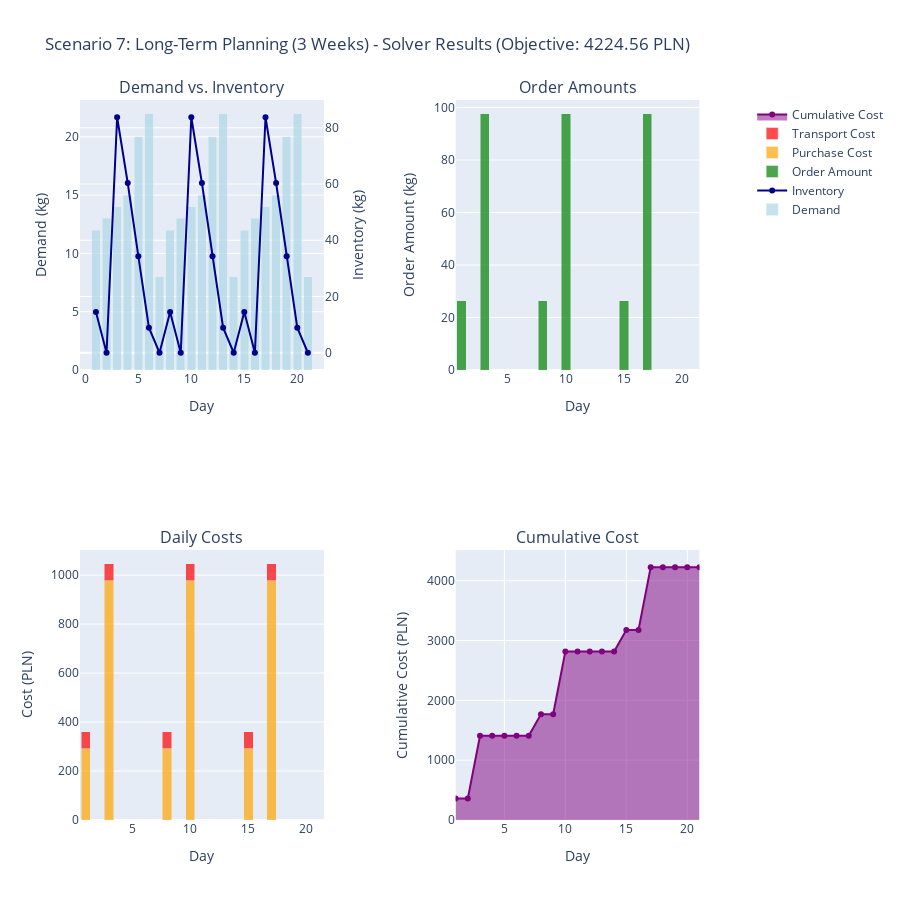

Notebook code cell kept with this figure:
### Code cell
if sol7 and df7 is not None:
    plot_scenario("Scenario 7: Long-Term Planning (3 Weeks)", sol7, inp7, df7)

### Figure 1 — Plotly figure (JSON) as saved in the notebook; plotly's stock layout.template omitted (floating-point values rounded to 4 significant figures)
{"data": [{"marker": {"color": "lightblue"}, "name": "Demand", "opacity": 0.7, "type": "bar", "x": [1, 2, 3, 4, 5, 6, 7, 8, 9, 10, 11, 12, 13, 14, 15, 16, 17, 18, 19, 20, 21], "xaxis": "x", "y": [12, 13, 14, 15, 20, 22, 8, 12, 13, 14, 15, 20, 22, 8, 12, 13, 14, 15, 20, 22, 8], "yaxis": "y"}, {"line": {"color": "darkblue", "width": 2}, "mode": "lines+markers", "name": "Inventory", "type": "scatter", "x": [1, 2, 3, 4, 5, 6, 7, 8, 9, 10, 11, 12, 13, 14, 15, 16, 17, 18, 19, 20, 21], "xaxis": "x", "y": [14.44, 0, 83.73, 60.36, 34.32, 8.889, 0, 14.44, 0, 83.73, 60.36, 34.32, 8.889, 0, 14.44, 0, 83.73, 60.36, 34.32, 8.889, 0], "yaxis": "y2"}, {"marker": {"color": "green"}, "name": "Order Amount", "opacity": 0.7, "type": "bar", "x": [1, 2, 3, 4, 5, 6, 7, 8, 9, 10, 11, 12, 13, 14, 15, 16, 17, 18, 19, 20, 21], "xaxis": "x2", "y": [26.44, 0, 97.73, 0, 0, 0, 0, 26.44, 0, 97.73, 0, 0, 0, 0, 26.44, 0, 97.73, 0, 0, 0, 0], "yaxis": "y3"}, {"marker": {"color": "orange"}, "name": "Purchase Cost", "opacity": 0.7, "type": "bar", "x": [1, 2, 3, 4, 5, 6, 7, 8, 9, 10, 11, 12, 13, 14, 15, 16, 17, 18, 19, 20, 21], "xaxis": "x3", "y": [290.9, 0.0, 977.3, 0.0, 0.0, 0.0, 0.0, 290.9, 0.0, 977.3, 0.0, 0.0, 0.0, 0.0, 290.9, 0.0, 977.3, 0.0, 0.0, 0.0, 0.0], "yaxis": "y4"}, {"marker": {"color": "red"}, "name": "Transport Cost", "opacity": 0.7, "type": "bar", "x": [1, 2, 3, 4, 5, 6, 7, 8, 9, 10, 11, 12, 13, 14, 15, 16, 17, 18, 19, 20, 21], "xaxis": "x3", "y": [70.0, 0.0, 70.0, 0.0, 0.0, 0.0, 0.0, 70.0, 0.0, 70.0, 0.0, 0.0, 0.0, 0.0, 70.0, 0.0, 70.0, 0.0, 0.0, 0.0, 0.0], "yaxis": "y4"}, {"fill": "tozeroy", "line": {"color": "purple", "width": 2}, "mode": "lines+markers", "name": "Cumulative Cost", "type": "scatter", "x": [1, 2, 3, 4, 5, 6, 7, 8, 9, 10, 11, 12, 13, 14, 15, 16, 17, 18, 19, 20, 21], "xaxis": "x4", "y": [360.9, 360.9, 1408.0, 1408.0, 1408.0, 1408.0, 1408.0, 1769.0, 1769.0, 2816.0, 2816.0, 2816.0, 2816.0, 2816.0, 3177.0, 3177.0, 4225.0, 4225.0, 4225.0, 4225.0, 4225.0], "yaxis": "y5"}], "layout": {"annotations": [{"font": {"size": 16}, "showarrow": false, "text": "Demand vs. Inventory", "x": 0.185, "xanchor": "center", "xref": "paper", "y": 1, "yanchor": "bottom", "yref": "paper"}, {"font": {"size": 16}, "showarrow": false, "text": "Order Amounts", "x": 0.755, "xanchor": "center", "xref": "paper", "y": 1, "yanchor": "bottom", "yref": "paper"}, {"font": {"size": 16}, "showarrow": false, "text": "Daily Costs", "x": 0.185, "xanchor": "center", "xref": "paper", "y": 0.375, "yanchor": "bottom", "yref": "paper"}, {"font": {"size": 16}, "showarrow": false, "text": "Cumulative Cost", "x": 0.755, "xanchor": "center", "xref": "paper", "y": 0.375, "yanchor": "bottom", "yref": "paper"}], "barmode": "stack", "height": 900, "showlegend": true, "title": {"text": "Scenario 7: Long-Term Planning (3 Weeks) - Solver Results (Objective: 4224.56 PLN)"}, "xaxis": {"anchor": "y", "domain": [0, 0.37], "title": {"text": "Day"}}, "xaxis2": {"anchor": "y3", "domain": [0.57, 0.94], "title": {"text": "Day"}}, "xaxis3": {"anchor": "y4", "domain": [0, 0.37], "title": {"text": "Day"}}, "xaxis4": {"anchor": "y5", "domain": [0.57, 0.94], "title": {"text": "Day"}}, "yaxis": {"anchor": "x", "domain": [0.625, 1], "title": {"text": "Demand (kg)"}}, "yaxis2": {"anchor": "x", "overlaying": "y", "side": "right", "title": {"text": "Inventory (kg)"}}, "yaxis3": {"anchor": "x2", "domain": [0.625, 1], "title": {"text": "Order Amount (kg)"}}, "yaxis4": {"anchor": "x3", "domain": [0, 0.375], "title": {"text": "Cost (PLN)"}}, "yaxis5": {"anchor": "x4", "domain": [0, 0.375], "title": {"text": "Cumulative Cost (PLN)"}}}}
